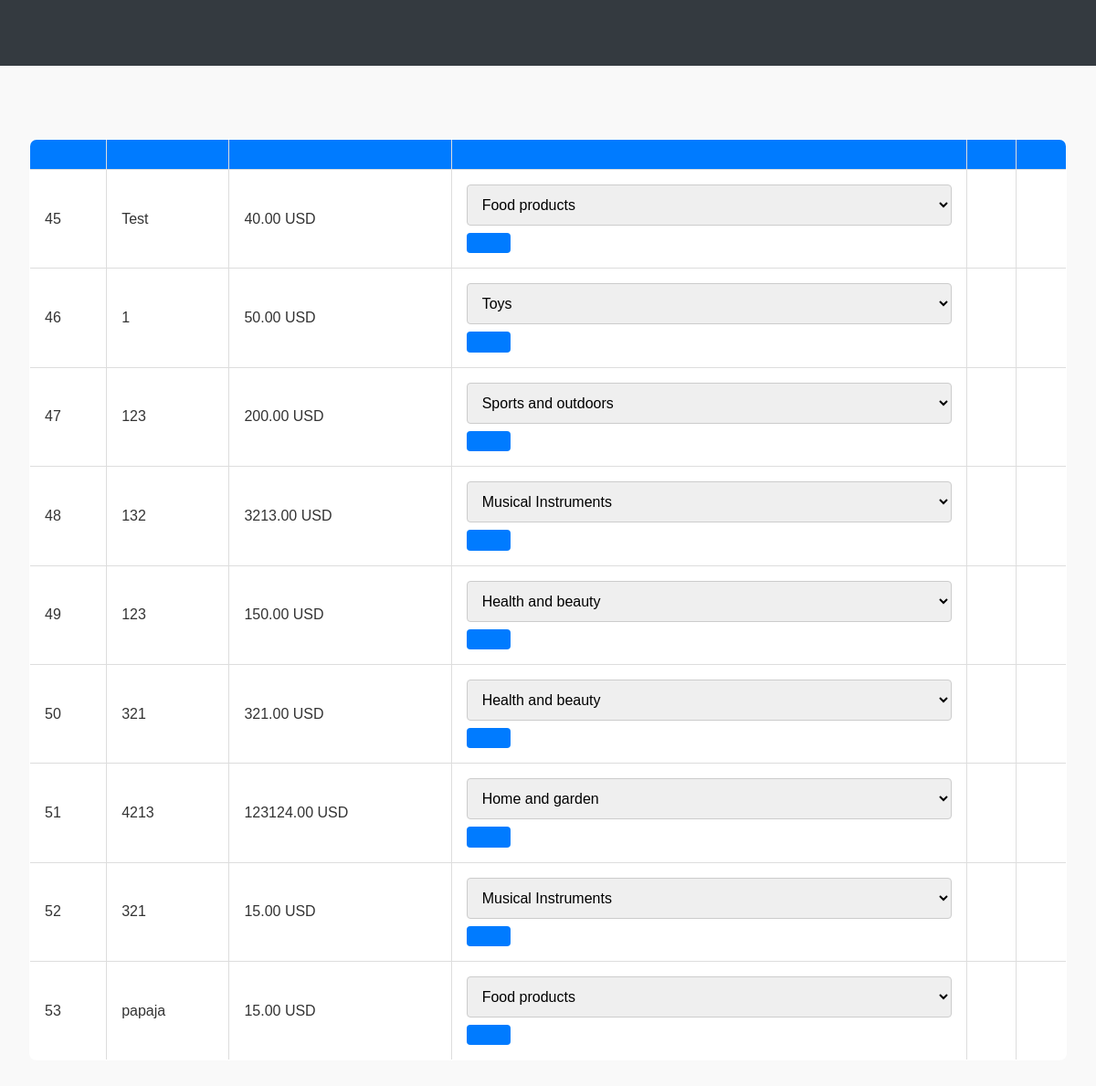
The app's page /manage_products.php (signed in) with its own data.
### tables this page shows
CREATE TABLE `products` (
  `id` int(11) NOT NULL,
  `user_id` int(11) NOT NULL,
  `title` varchar(100) NOT NULL,
  `description` text NOT NULL,
  `category_id` int(11) DEFAULT NULL,
  `price` decimal(10,2) NOT NULL,
  `created_at` timestamp NOT NULL DEFAULT current_timestamp(),
  `is_auction` tinyint(1) DEFAULT 0,
  `start_price` decimal(10,2) DEFAULT NULL,
  `current_price` decimal(10,2) DEFAULT NULL,
  `end_date` datetime DEFAULT NULL,
  `image` varchar(255) DEFAULT NULL,
  `is_verified` tinyint(1) DEFAULT 0
);

### manage_products.php (the view, shortened to what this page needs)
<?php
require_once 'config/db.php';
if (isset($_GET['lang'])) {
    $language = $_GET['lang'];
    $_SESSION['lang'] = $language;
} else {
    $language = $_SESSION['lang'] ?? 'en';
}
$translations = require "translations/{$language}.php";
?>
<!DOCTYPE html>
<html lang="<?php echo htmlspecialchars($language); ?>">
<head>
    <link rel="stylesheet" href="public/styles.css">
</head>
<body>
<header class="main-header">
</header>
<main class="main-content">
    <section class="product-list">
        <table class="table">
            <thead>
            <tr>
                <th><?php echo htmlspecialchars($translations['id']); ?></th>
                <th><?php echo htmlspecialchars($translations['product_name']); ?></th>
                <th><?php echo htmlspecialchars($translations['current_price']); ?></th>
                <th><?php echo htmlspecialchars($translations['category']); ?></th>
                <th><?php echo htmlspecialchars($translations['auction']); ?></th>
                <th><?php echo htmlspecialchars($translations['actions']); ?></th>
            </tr>
            </thead>
            <tbody>
            <?php
            $result = $conn->query("
                SELECT
                    p.id,
                    p.title,
                    p.current_price,
                    p.is_auction,
                    p.category_id,
                    c.name AS category_name
                FROM products p
                LEFT JOIN categories c ON p.category_id = c.id
            ");
            while ($row = $result->fetch_assoc()): ?>
                <tr>
                    <td><?php echo $row['id']; ?></td>
                    <td><?php echo htmlspecialchars($row['title']); ?></td>
                    <td><?php echo htmlspecialchars($row['current_price']); ?> USD</td>
                    <td>
                        <form method="POST" class="inline-form">
                            <select name="category_id" class="form-select">
                                <?php
                                $categories = $conn->query("SELECT c.id, COALESCE(ct.translated_name, c.name) AS category_name
                                                            FROM categories c
                                                            LEFT JOIN category_translations ct ON c.id = ct.category_id AND ct.language_code = '$language'");
                                while ($category = $categories->fetch_assoc()): ?>
                                    <option value="<?php echo $category['id']; ?>"
                                        <?php echo ($category['id'] == $row['category_id']) ? 'selected' : ''; ?>>
                                        <?php echo htmlspecialchars($category['category_name']); ?>
                                    </option>
                                <?php endwhile; ?>
                            </select>
                            <button type="submit" class="btn-primary"><?php echo htmlspecialchars($translations['save']); ?></button>
                        </form>
                    </td>
                    <td><?php echo $row['is_auction'] ? $translations['yes'] : $translations['no']; ?></td>
                    <td>
                    </td>
                </tr>
            <?php endwhile; ?>
            </tbody>
        </table>
    </section>
</main>
</body>
</html>

### public/styles.css (style rules this page uses)
body { font-family: 'Inter', sans-serif; background-color: #f8f9fa; margin: 0; padding: 0; color: #333; }
.main-header { background-color: #343a40; color: #fff; padding: 1rem 0; }
.main-content { padding: 2rem; }
.form-input, .form-select { width: 100%; padding: 0.5rem; font-size: 1rem; border: 1px solid #ccc; border-radius: 0.25rem; transition: all 0.3s; }
.product-list { display: grid; grid-template-columns: repeat(auto-fit, minmax(200px, 1fr)); gap: 1.5rem; margin-top: 1rem; }
.form-input, .form-select, .form-textarea { padding: 0.75rem; border: 1px solid #ccc; border-radius: 0.25rem; font-size: 1rem; transition: border-color 0.3s ease; width: 100%; box-sizing: border-box; }
.table { width: 100%; border-collapse: collapse; margin: 2rem 0; background-color: #fff; border: 1px solid #ddd; border-radius: 0.5rem; overflow: hidden; }
.table th, .table td { padding: 1rem; text-align: left; border-bottom: 1px solid #ddd; }
.table th { background-color: #007bff; color: #fff; }
.btn-primary { margin-top: 0.5rem; padding: 0.75rem; font-size: 1rem; font-weight: bold; text-align: center; background-color: #007bff; color: #fff; border: none; border-radius: 0.25rem; cursor: pointer; transition: background-color 0.3s ease; }
.main-content { display: grid; gap: 2rem; grid-template-columns: 1fr; padding: 2rem; }
.btn-primary { padding: 0.7rem 1.5rem; font-size: 1rem; font-weight: bold; color: #fff; background-color: #007bff; border: none; border-radius: 4px; cursor: pointer; }
table { width: 100%; border-collapse: collapse; margin-top: 20px; }
table th, table td { padding: 10px; border: 1px solid #ddd; text-align: left; }
table th { background-color: #007bff; color: white; }
body { font-family: Arial, sans-serif; background-color: #f9f9f9; margin: 0; padding: 0; }
header { background-color: #343a40; color: white; padding: 20px 0; text-align: center; }

### records on screen
products: id "45", title "Test", current_price "40.00", category_id "Food products"
products: id "46", title "1", current_price "50.00", category_id "Toys"
products: id "47", title "123", current_price "200.00", category_id "Sports and outdoors"
products: id "48", title "132", current_price "3213.00", category_id "Musical Instruments"
products: id "49", title "123", current_price "150.00", category_id "Health and beauty"
products: id "50", title "321", current_price "321.00", category_id "Health and beauty"
products: id "51", title "4213", current_price "123124.00", category_id "Home and garden"
products: id "52", title "321", current_price "15.00", category_id "Musical Instruments"
products: id "53", title "papaja", current_price "15.00", category_id "Food products"
